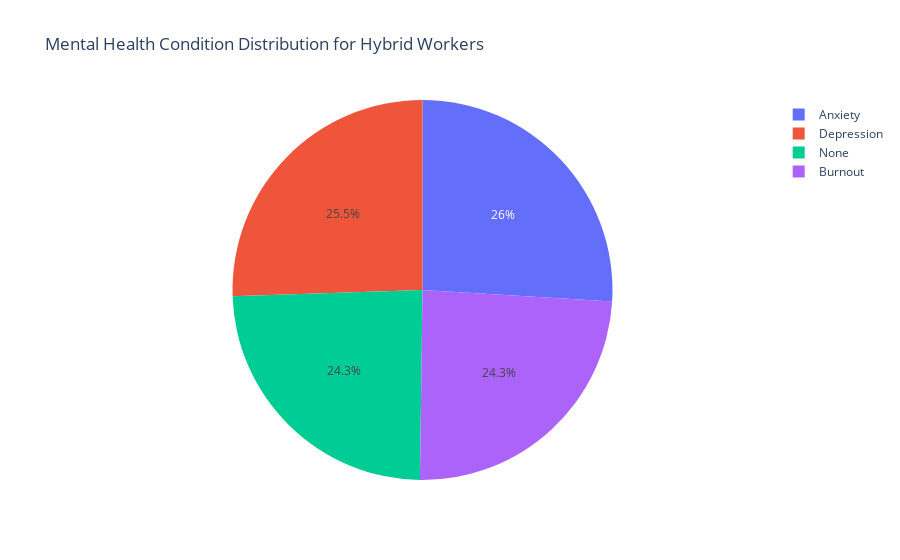

Write notebook code for a chart like this one.
### Markdown cell above
### Hybrid Workers

### Code cell
# Filter for hybrid workers
remote_data = data_cleaned[data_cleaned['Work_Location'] == 'Hybrid']

# Create a pie chart for mental health condition distribution
fig = px.pie(remote_data, names='Mental_Health_Condition', title='Mental Health Condition Distribution for Hybrid Workers')
fig.show()

### Figure 1 — Plotly figure (JSON) as saved in the notebook; plotly's stock layout.template omitted (floating-point values rounded to 4 significant figures; data arrays with more than 128 entries replaced by an {"elided": "..."} marker saying what was removed)
{"data": [{"domain": {"x": [0, 1], "y": [0, 1]}, "hovertemplate": "Mental_Health_Condition=%{label}<extra></extra>", "labels": {"elided": "4947 str values"}, "legendgroup": "", "name": "", "showlegend": true, "type": "pie"}], "layout": {"legend": {"tracegroupgap": 0}, "title": {"text": "Mental Health Condition Distribution for Hybrid Workers"}}}
